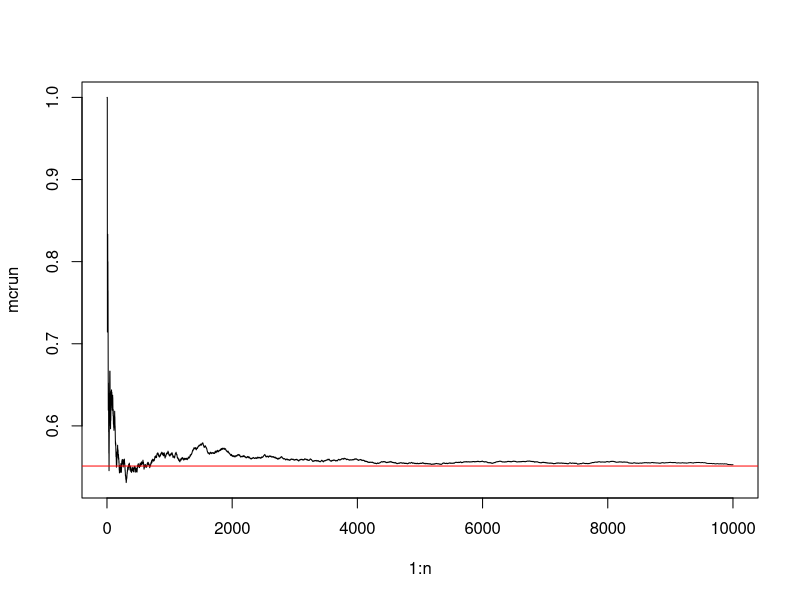
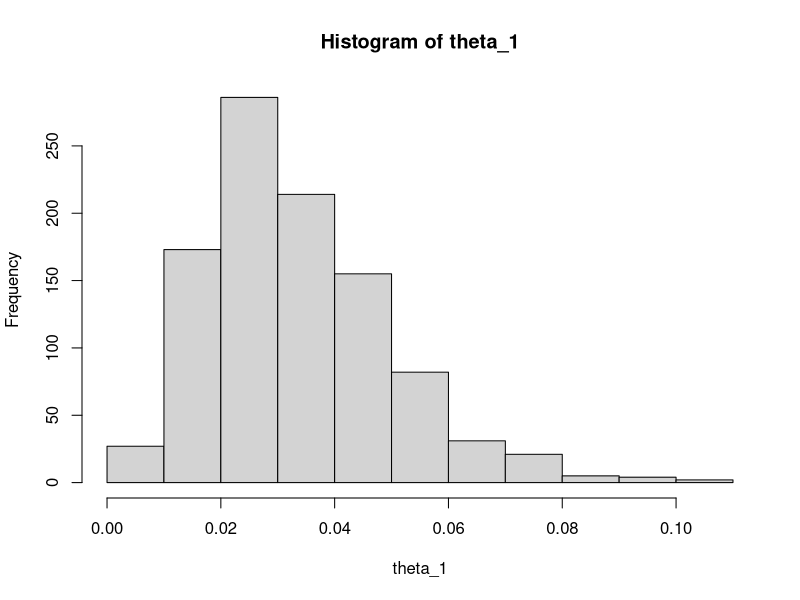
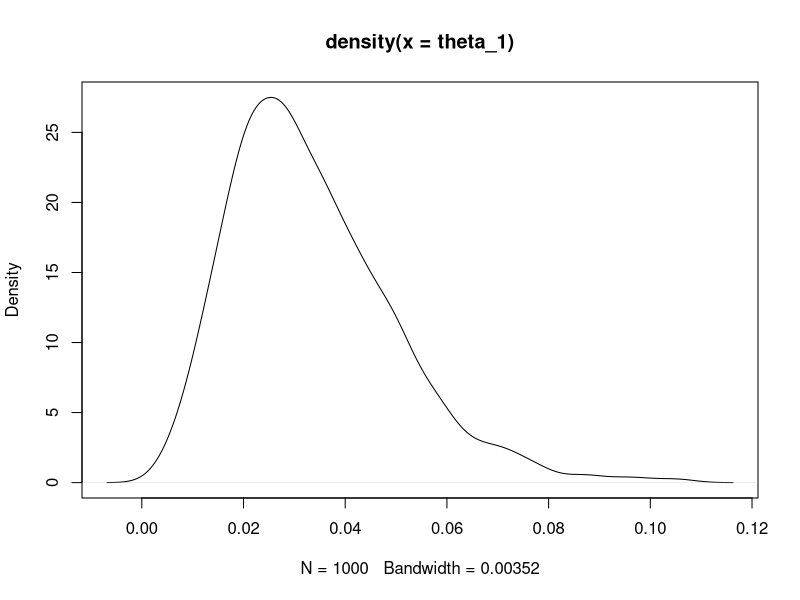
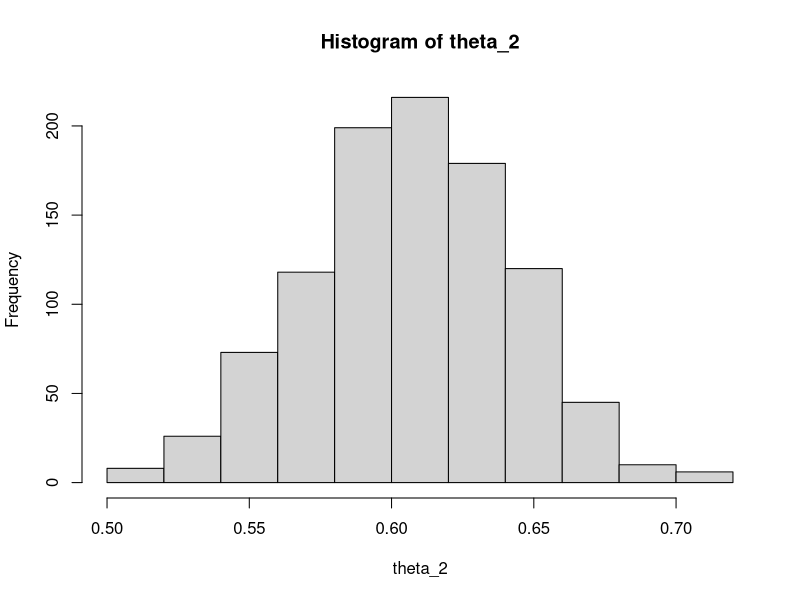
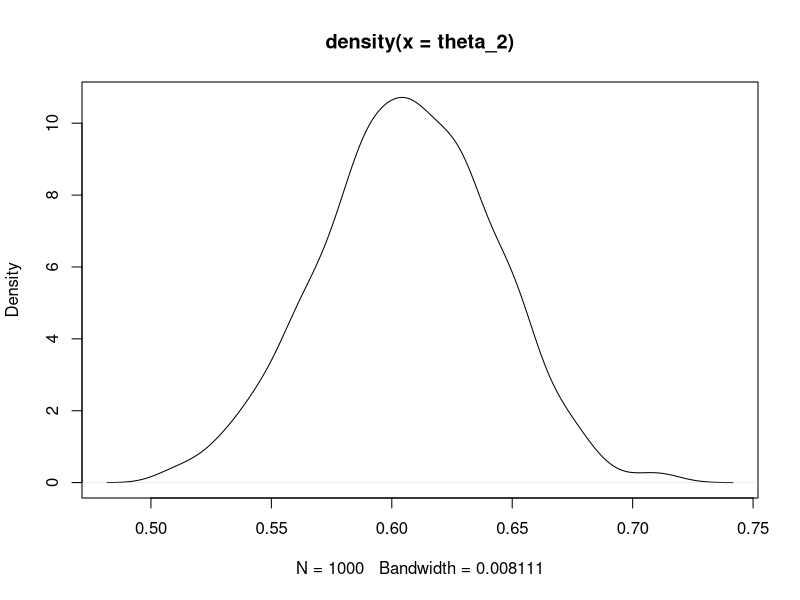
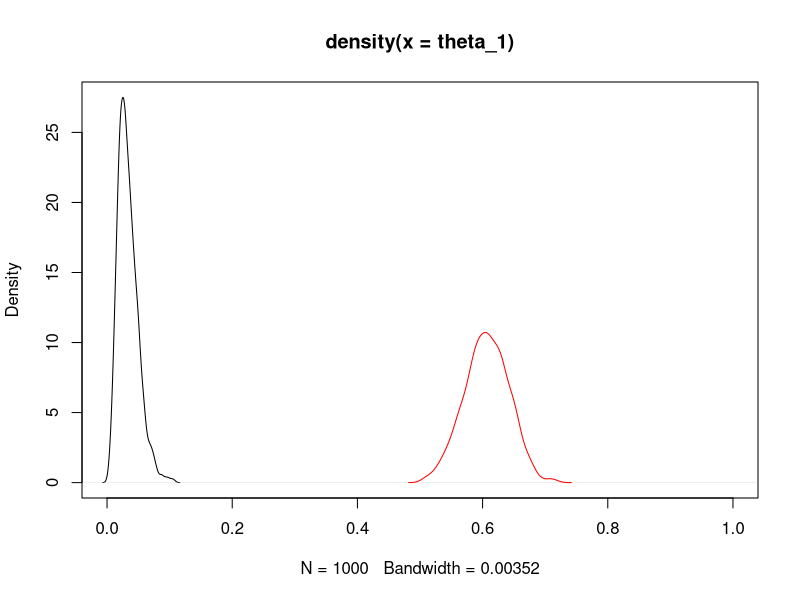
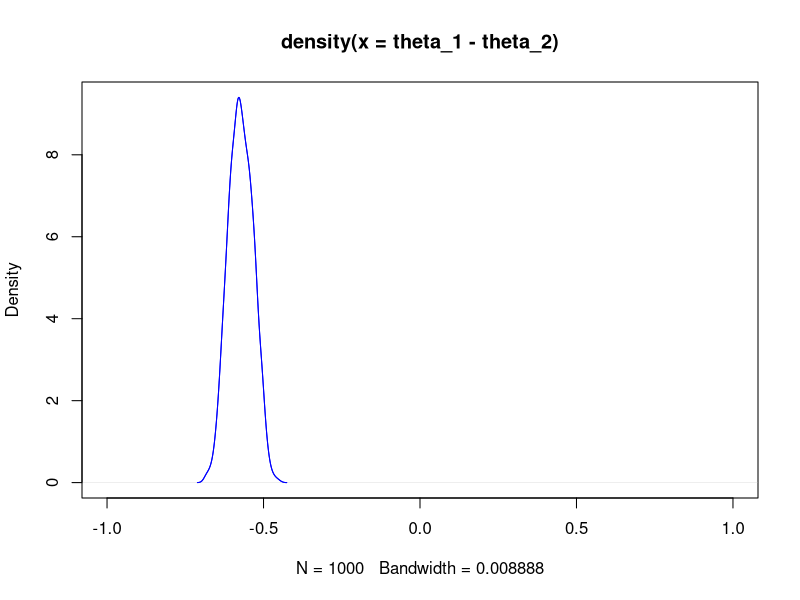

The R script that drew these images, in order:
##### MONTE CARLO #######


#### Generating Monte Carlo Samples


n <- 10000
vals <- rnorm(n,0,1)
g <- (vals < 1.5 & vals>-0.3)

pnorm(1.5)-pnorm(-.3)
# Estimating  Monte Carlo Error
cs <- cumsum(g)
mcrun <- cs/(1:n)
plot(1:n,mcrun,type = "l")
abline(h = pnorm(1.5)-pnorm(-.3), col = "red")




## Beta Prior (1,1); Posterior (6,5)
qbeta(c(.025,.975), 6,5)
quantile(rbeta(100000,6,5), c(.025,.975))  # use qbeta when you have beta for sure.





#### Millenials wiht landlines vs. Seniors with landlines

# n-y+b

# millenials 
prob_m <- 0.05 # p
a_m <- 1 # alpha
b_m <- 19 # beta
y_m <- 3 # successes
n_m <- 100
theta_1 <- rbeta(1000,a_m + y_m,n_m-y_m+b_m)
hist(theta_1)
plot(density(theta_1))
# Seniors
prob_s <- 0.6
a_s <- 60
b_s <- 40
y_s <- 61
n_s <- 100
theta_2 <- rbeta(1000,a_s + y_s,n_s-y_s+b_s)
hist(theta_2)
plot(density(theta_2))


plot(density(theta_1), xlim = c(0,1))
lines(density(theta_2), col = "red")

# plot the difference
plot(density(theta_1-theta_2), xlim = c(-1,1), col = "blue")
lines(density(theta_1-theta_2), col = "blue")
mean(theta_1-theta_2)
quantile(theta_1-theta_2, c(0.025, 0.975))







